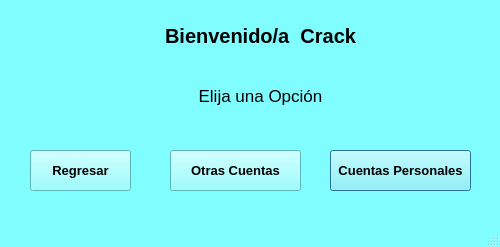
<?xml version="1.0" encoding="UTF-8"?>
<ui version="4.0">
 <class>Seleccion_cta</class>
 <widget class="QMainWindow" name="Seleccion_cta">
  <property name="geometry">
   <rect>
    <x>0</x>
    <y>0</y>
    <width>500</width>
    <height>247</height>
   </rect>
  </property>
  <property name="minimumSize">
   <size>
    <width>500</width>
    <height>247</height>
   </size>
  </property>
  <property name="maximumSize">
   <size>
    <width>500</width>
    <height>247</height>
   </size>
  </property>
  <property name="palette">
   <palette>
    <active>
     <colorrole role="WindowText">
      <brush brushstyle="SolidPattern">
       <color alpha="255">
        <red>0</red>
        <green>0</green>
        <blue>0</blue>
       </color>
      </brush>
     </colorrole>
     <colorrole role="Button">
      <brush brushstyle="SolidPattern">
       <color alpha="255">
        <red>128</red>
        <green>253</green>
        <blue>255</blue>
       </color>
      </brush>
     </colorrole>
     <colorrole role="Light">
      <brush brushstyle="SolidPattern">
       <color alpha="255">
        <red>255</red>
        <green>255</green>
        <blue>255</blue>
       </color>
      </brush>
     </colorrole>
     <colorrole role="Midlight">
      <brush brushstyle="SolidPattern">
       <color alpha="255">
        <red>191</red>
        <green>254</green>
        <blue>255</blue>
       </color>
      </brush>
     </colorrole>
     <colorrole role="Dark">
      <brush brushstyle="SolidPattern">
       <color alpha="255">
        <red>64</red>
        <green>126</green>
        <blue>127</blue>
       </color>
      </brush>
     </colorrole>
     <colorrole role="Mid">
      <brush brushstyle="SolidPattern">
       <color alpha="255">
        <red>85</red>
        <green>169</green>
        <blue>170</blue>
       </color>
      </brush>
     </colorrole>
     <colorrole role="Text">
      <brush brushstyle="SolidPattern">
       <color alpha="255">
        <red>0</red>
        <green>0</green>
        <blue>0</blue>
       </color>
      </brush>
     </colorrole>
     <colorrole role="BrightText">
      <brush brushstyle="SolidPattern">
       <color alpha="255">
        <red>255</red>
        <green>255</green>
        <blue>255</blue>
       </color>
      </brush>
     </colorrole>
     <colorrole role="ButtonText">
      <brush brushstyle="SolidPattern">
       <color alpha="255">
        <red>0</red>
        <green>0</green>
        <blue>0</blue>
       </color>
      </brush>
     </colorrole>
     <colorrole role="Base">
      <brush brushstyle="SolidPattern">
       <color alpha="255">
        <red>255</red>
        <green>255</green>
        <blue>255</blue>
       </color>
      </brush>
     </colorrole>
     <colorrole role="Window">
      <brush brushstyle="SolidPattern">
       <color alpha="255">
        <red>128</red>
        <green>253</green>
        <blue>255</blue>
       </color>
      </brush>
     </colorrole>
     <colorrole role="Shadow">
      <brush brushstyle="SolidPattern">
       <color alpha="255">
        <red>0</red>
        <green>0</green>
        <blue>0</blue>
       </color>
      </brush>
     </colorrole>
     <colorrole role="AlternateBase">
      <brush brushstyle="SolidPattern">
       <color alpha="255">
        <red>191</red>
        <green>254</green>
        <blue>255</blue>
       </color>
      </brush>
     </colorrole>
     <colorrole role="ToolTipBase">
      <brush brushstyle="SolidPattern">
       <color alpha="255">
        <red>255</red>
        <green>255</green>
        <blue>220</blue>
       </color>
      </brush>
     </colorrole>
     <colorrole role="ToolTipText">
      <brush brushstyle="SolidPattern">
       <color alpha="255">
        <red>0</red>
        <green>0</green>
        <blue>0</blue>
       </color>
      </brush>
     </colorrole>
    </active>
    <inactive>
     <colorrole role="WindowText">
      <brush brushstyle="SolidPattern">
       <color alpha="255">
        <red>0</red>
        <green>0</green>
        <blue>0</blue>
       </color>
      </brush>
     </colorrole>
     <colorrole role="Button">
      <brush brushstyle="SolidPattern">
       <color alpha="255">
        <red>128</red>
        <green>253</green>
        <blue>255</blue>
       </color>
      </brush>
     </colorrole>
     <colorrole role="Light">
      <brush brushstyle="SolidPattern">
       <color alpha="255">
        <red>255</red>
        <green>255</green>
        <blue>255</blue>
       </color>
      </brush>
     </colorrole>
     <colorrole role="Midlight">
      <brush brushstyle="SolidPattern">
       <color alpha="255">
        <red>191</red>
        <green>254</green>
        <blue>255</blue>
       </color>
      </brush>
     </colorrole>
     <colorrole role="Dark">
      <brush brushstyle="SolidPattern">
       <color alpha="255">
        <red>64</red>
        <green>126</green>
        <blue>127</blue>
       </color>
      </brush>
     </colorrole>
     <colorrole role="Mid">
      <brush brushstyle="SolidPattern">
       <color alpha="255">
        <red>85</red>
        <green>169</green>
        <blue>170</blue>
       </color>
      </brush>
     </colorrole>
     <colorrole role="Text">
      <brush brushstyle="SolidPattern">
       <color alpha="255">
        <red>0</red>
        <green>0</green>
        <blue>0</blue>
       </color>
      </brush>
     </colorrole>
     <colorrole role="BrightText">
      <brush brushstyle="SolidPattern">
       <color alpha="255">
        <red>255</red>
        <green>255</green>
        <blue>255</blue>
       </color>
      </brush>
     </colorrole>
     <colorrole role="ButtonText">
      <brush brushstyle="SolidPattern">
       <color alpha="255">
        <red>0</red>
        <green>0</green>
        <blue>0</blue>
       </color>
      </brush>
     </colorrole>
     <colorrole role="Base">
      <brush brushstyle="SolidPattern">
       <color alpha="255">
        <red>255</red>
        <green>255</green>
        <blue>255</blue>
       </color>
      </brush>
     </colorrole>
     <colorrole role="Window">
      <brush brushstyle="SolidPattern">
       <color alpha="255">
        <red>128</red>
        <green>253</green>
        <blue>255</blue>
       </color>
      </brush>
     </colorrole>
     <colorrole role="Shadow">
      <brush brushstyle="SolidPattern">
       <color alpha="255">
        <red>0</red>
        <green>0</green>
        <blue>0</blue>
       </color>
      </brush>
     </colorrole>
     <colorrole role="AlternateBase">
      <brush brushstyle="SolidPattern">
       <color alpha="255">
        <red>191</red>
        <green>254</green>
        <blue>255</blue>
       </color>
      </brush>
     </colorrole>
     <colorrole role="ToolTipBase">
      <brush brushstyle="SolidPattern">
       <color alpha="255">
        <red>255</red>
        <green>255</green>
        <blue>220</blue>
       </color>
      </brush>
     </colorrole>
     <colorrole role="ToolTipText">
      <brush brushstyle="SolidPattern">
       <color alpha="255">
        <red>0</red>
        <green>0</green>
        <blue>0</blue>
       </color>
      </brush>
     </colorrole>
    </inactive>
    <disabled>
     <colorrole role="WindowText">
      <brush brushstyle="SolidPattern">
       <color alpha="255">
        <red>64</red>
        <green>126</green>
        <blue>127</blue>
       </color>
      </brush>
     </colorrole>
     <colorrole role="Button">
      <brush brushstyle="SolidPattern">
       <color alpha="255">
        <red>128</red>
        <green>253</green>
        <blue>255</blue>
       </color>
      </brush>
     </colorrole>
     <colorrole role="Light">
      <brush brushstyle="SolidPattern">
       <color alpha="255">
        <red>255</red>
        <green>255</green>
        <blue>255</blue>
       </color>
      </brush>
     </colorrole>
     <colorrole role="Midlight">
      <brush brushstyle="SolidPattern">
       <color alpha="255">
        <red>191</red>
        <green>254</green>
        <blue>255</blue>
       </color>
      </brush>
     </colorrole>
     <colorrole role="Dark">
      <brush brushstyle="SolidPattern">
       <color alpha="255">
        <red>64</red>
        <green>126</green>
        <blue>127</blue>
       </color>
      </brush>
     </colorrole>
     <colorrole role="Mid">
      <brush brushstyle="SolidPattern">
       <color alpha="255">
        <red>85</red>
        <green>169</green>
        <blue>170</blue>
       </color>
      </brush>
     </colorrole>
     <colorrole role="Text">
      <brush brushstyle="SolidPattern">
       <color alpha="255">
        <red>64</red>
        <green>126</green>
        <blue>127</blue>
       </color>
      </brush>
     </colorrole>
     <colorrole role="BrightText">
      <brush brushstyle="SolidPattern">
       <color alpha="255">
        <red>255</red>
        <green>255</green>
        <blue>255</blue>
       </color>
      </brush>
     </colorrole>
     <colorrole role="ButtonText">
      <brush brushstyle="SolidPattern">
       <color alpha="255">
        <red>64</red>
        <green>126</green>
        <blue>127</blue>
       </color>
      </brush>
     </colorrole>
     <colorrole role="Base">
      <brush brushstyle="SolidPattern">
       <color alpha="255">
        <red>128</red>
        <green>253</green>
        <blue>255</blue>
       </color>
      </brush>
     </colorrole>
     <colorrole role="Window">
      <brush brushstyle="SolidPattern">
       <color alpha="255">
        <red>128</red>
        <green>253</green>
        <blue>255</blue>
       </color>
      </brush>
     </colorrole>
     <colorrole role="Shadow">
      <brush brushstyle="SolidPattern">
       <color alpha="255">
        <red>0</red>
        <green>0</green>
        <blue>0</blue>
       </color>
      </brush>
     </colorrole>
     <colorrole role="AlternateBase">
      <brush brushstyle="SolidPattern">
       <color alpha="255">
        <red>128</red>
        <green>253</green>
        <blue>255</blue>
       </color>
      </brush>
     </colorrole>
     <colorrole role="ToolTipBase">
      <brush brushstyle="SolidPattern">
       <color alpha="255">
        <red>255</red>
        <green>255</green>
        <blue>220</blue>
       </color>
      </brush>
     </colorrole>
     <colorrole role="ToolTipText">
      <brush brushstyle="SolidPattern">
       <color alpha="255">
        <red>0</red>
        <green>0</green>
        <blue>0</blue>
       </color>
      </brush>
     </colorrole>
    </disabled>
   </palette>
  </property>
  <property name="windowTitle">
   <string>MainWindow</string>
  </property>
  <widget class="QWidget" name="centralwidget">
   <widget class="QLabel" name="Label_bienvenida">
    <property name="geometry">
     <rect>
      <x>30</x>
      <y>20</y>
      <width>461</width>
      <height>31</height>
     </rect>
    </property>
    <property name="font">
     <font>
      <pointsize>15</pointsize>
      <weight>75</weight>
      <bold>true</bold>
     </font>
    </property>
    <property name="text">
     <string>Bienvenido/a  Crack</string>
    </property>
    <property name="alignment">
     <set>Qt::AlignCenter</set>
    </property>
   </widget>
   <widget class="QPushButton" name="Boton_CtasPers">
    <property name="geometry">
     <rect>
      <x>330</x>
      <y>150</y>
      <width>141</width>
      <height>41</height>
     </rect>
    </property>
    <property name="font">
     <font>
      <pointsize>10</pointsize>
      <weight>75</weight>
      <bold>true</bold>
     </font>
    </property>
    <property name="cursor">
     <cursorShape>PointingHandCursor</cursorShape>
    </property>
    <property name="text">
     <string>Cuentas Personales</string>
    </property>
    <property name="shortcut">
     <string>Return</string>
    </property>
    <property name="default">
     <bool>true</bool>
    </property>
   </widget>
   <widget class="QPushButton" name="Boton_OtrasCtas">
    <property name="geometry">
     <rect>
      <x>170</x>
      <y>150</y>
      <width>131</width>
      <height>41</height>
     </rect>
    </property>
    <property name="font">
     <font>
      <pointsize>10</pointsize>
      <weight>75</weight>
      <bold>true</bold>
     </font>
    </property>
    <property name="cursor">
     <cursorShape>PointingHandCursor</cursorShape>
    </property>
    <property name="text">
     <string>Otras Cuentas</string>
    </property>
   </widget>
   <widget class="QPushButton" name="Boton_Regresar">
    <property name="geometry">
     <rect>
      <x>30</x>
      <y>150</y>
      <width>101</width>
      <height>41</height>
     </rect>
    </property>
    <property name="font">
     <font>
      <pointsize>10</pointsize>
      <weight>75</weight>
      <bold>true</bold>
     </font>
    </property>
    <property name="cursor">
     <cursorShape>PointingHandCursor</cursorShape>
    </property>
    <property name="text">
     <string>Regresar</string>
    </property>
    <property name="shortcut">
     <string>Esc</string>
    </property>
   </widget>
   <widget class="QLabel" name="label_2">
    <property name="geometry">
     <rect>
      <x>30</x>
      <y>80</y>
      <width>461</width>
      <height>31</height>
     </rect>
    </property>
    <property name="font">
     <font>
      <pointsize>13</pointsize>
     </font>
    </property>
    <property name="text">
     <string>Elija una Opción</string>
    </property>
    <property name="alignment">
     <set>Qt::AlignCenter</set>
    </property>
   </widget>
  </widget>
  <widget class="QStatusBar" name="statusbar"/>
 </widget>
 <resources/>
 <connections/>
</ui>
